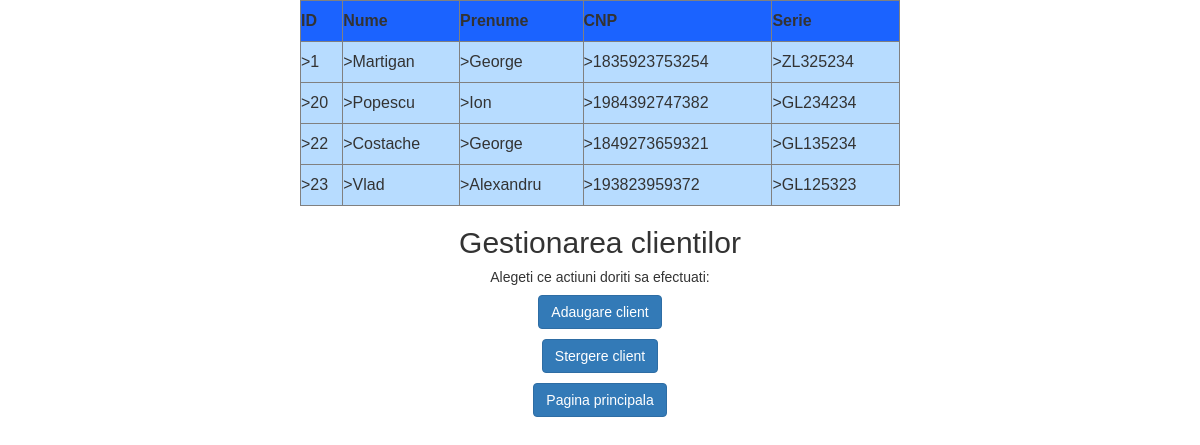
Screenshot of /public_html/clienti.php with the database file from the repository.
### tables this page shows
CREATE TABLE `clienti` (
  `idclient` int(11) NOT NULL AUTO_INCREMENT,
  `nume_cli` varchar(50) NOT NULL,
  `prenume_cli` varchar(50) NOT NULL,
  `cnp_cli` char(50) NOT NULL,
  `serie_cli` char(50) NOT NULL,
  PRIMARY KEY (`idclient`)
);

### public_html/clienti.php (the view, shortened to what this page needs)
<?php
require_once "config.php";
$sql = "SELECT * FROM clienti";
if($result = mysqli_query($link, $sql)){
    if(mysqli_num_rows($result) > 0){
        echo "<table border=1 style=\"width:600px; line-height:40px; margin-left: auto; margin-right: auto; padding:2\">";
            echo "<tr style=\"background-color:#1B63FF\">";
                echo "<th>ID</th>";
                echo "<th>Nume</th>";
                echo "<th>Prenume</th>";
                echo "<th>CNP</th>";
                echo "<th>Serie</th>";
            echo "</tr>";
        while($row = mysqli_fetch_array($result)){
            echo "<tr>";
                echo "<td style=\"background-color:#B7DCFF\">>" . $row['idclient'] . "</td>";
                echo "<td style=\"background-color:#B7DCFF\">>" . $row['nume_cli'] . "</td>";
                echo "<td style=\"background-color:#B7DCFF\">>" . $row['prenume_cli'] . "</td>";
                echo "<td style=\"background-color:#B7DCFF\">>" . $row['cnp_cli'] . "</td>";
                echo "<td style=\"background-color:#B7DCFF\">>" . $row['serie_cli'] . "</td>";
            echo "</tr>";
        }
        echo "</table>";
    } else{
        echo "Nu am gasit datele cautate.";
    }
} else{
    echo "ERROR: Could not to execute $sql. " . mysqli_error($link);
}
?><?phptable>
<!DOCTYPE html>
<html lang="en">
<body>
 <link rel="stylesheet" href="https://maxcdn.bootstrapcdn.com/bootstrap/3.3.7/css/bootstrap.css">
    <div class="wrapper">
        <h2>Gestionarea clientilor</h2>
        <p>Alegeti ce actiuni doriti sa efectuati:</p
        <p><a href="adaugareclienti.php" class="btn btn-primary">Adaugare client</a><p>
        <p><a href="stergereclient.php" class="btn btn-primary">Stergere client</a><p>
        <p><a href="welcome.php" class="btn btn-primary">Pagina principala</a><p>
    </div>
</body>
</html>

### public_html/clienti.php (style rules this page uses)
body { font: 14px sans-serif; text-align:center; }

### rows the page displays
clienti: idclient "1", nume_cli "Martigan", prenume_cli "George", cnp_cli "1835923753254", serie_cli "ZL325234"
clienti: idclient "20", nume_cli "Popescu", prenume_cli "Ion", cnp_cli "1984392747382", serie_cli "GL234234"
clienti: idclient "22", nume_cli "Costache", prenume_cli "George", cnp_cli "1849273659321", serie_cli "GL135234"
clienti: idclient "23", nume_cli "Vlad", prenume_cli "Alexandru", cnp_cli "193823959372", serie_cli "GL125323"
